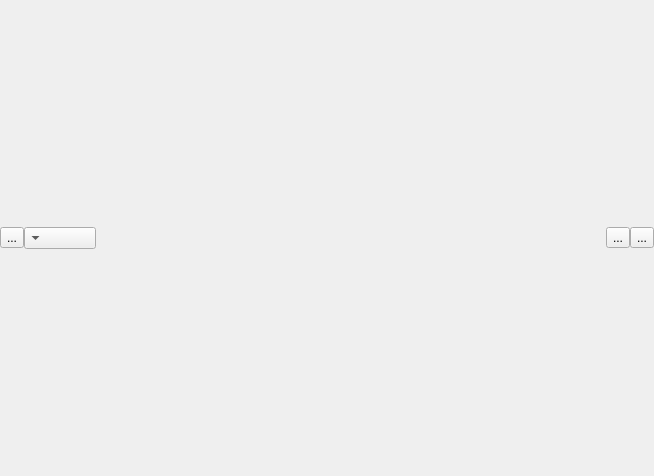
<?xml version="1.0" encoding="UTF-8"?>
<ui version="4.0">
 <class>Form</class>
 <widget class="QWidget" name="Form">
  <property name="geometry">
   <rect>
    <x>0</x>
    <y>0</y>
    <width>654</width>
    <height>476</height>
   </rect>
  </property>
  <property name="mouseTracking">
   <bool>false</bool>
  </property>
  <property name="windowTitle">
   <string>Code Editor</string>
  </property>
  <layout class="QVBoxLayout" name="verticalLayout_2">
   <property name="spacing">
    <number>0</number>
   </property>
   <property name="leftMargin">
    <number>0</number>
   </property>
   <property name="topMargin">
    <number>0</number>
   </property>
   <property name="rightMargin">
    <number>0</number>
   </property>
   <property name="bottomMargin">
    <number>0</number>
   </property>
   <item>
    <layout class="QVBoxLayout" name="verticalLayout">
     <item>
      <layout class="QVBoxLayout" name="verticalLayout_3" stretch="0,1">
       <item>
        <layout class="QHBoxLayout" name="horizontalLayout" stretch="0,0,1,0,0">
         <item>
          <widget class="QToolButton" name="code_editor_save_btn">
           <property name="toolTip">
            <string>Save</string>
           </property>
           <property name="toolTipDuration">
            <number>0</number>
           </property>
           <property name="text">
            <string>...</string>
           </property>
           <property name="icon">
            <iconset>
             <normaloff>../assets/images/icons/save.ico</normaloff>../assets/images/icons/save.ico</iconset>
           </property>
          </widget>
         </item>
         <item>
          <widget class="QComboBox" name="language_list_combo">
           <property name="sizePolicy">
            <sizepolicy hsizetype="Minimum" vsizetype="Fixed">
             <horstretch>0</horstretch>
             <verstretch>0</verstretch>
            </sizepolicy>
           </property>
           <property name="layoutDirection">
            <enum>Qt::RightToLeft</enum>
           </property>
          </widget>
         </item>
         <item>
          <widget class="QLabel" name="code_editor_lbl">
           <property name="text">
            <string/>
           </property>
          </widget>
         </item>
         <item>
          <widget class="QToolButton" name="code_formatter_btn">
           <property name="toolTip">
            <string>Format Content</string>
           </property>
           <property name="toolTipDuration">
            <number>0</number>
           </property>
           <property name="text">
            <string>...</string>
           </property>
           <property name="icon">
            <iconset>
             <normaloff>../assets/images/icons/format.ico</normaloff>../assets/images/icons/format.ico</iconset>
           </property>
          </widget>
         </item>
         <item>
          <widget class="QToolButton" name="code_editor_close">
           <property name="text">
            <string>...</string>
           </property>
           <property name="icon">
            <iconset>
             <normaloff>../assets/images/icons/close.ico</normaloff>../assets/images/icons/close.ico</iconset>
           </property>
          </widget>
         </item>
        </layout>
       </item>
       <item>
        <layout class="QVBoxLayout" name="code_editor_holder"/>
       </item>
      </layout>
     </item>
    </layout>
   </item>
  </layout>
 </widget>
 <resources/>
 <connections/>
</ui>
